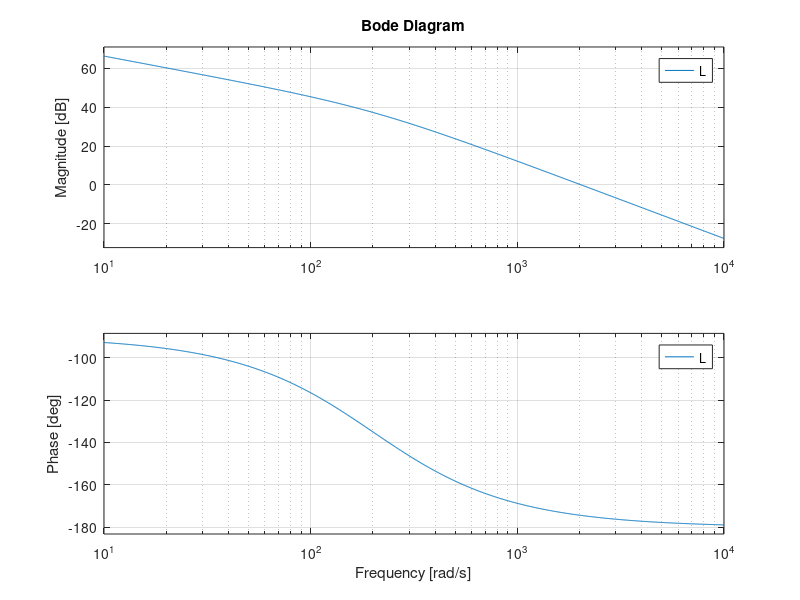
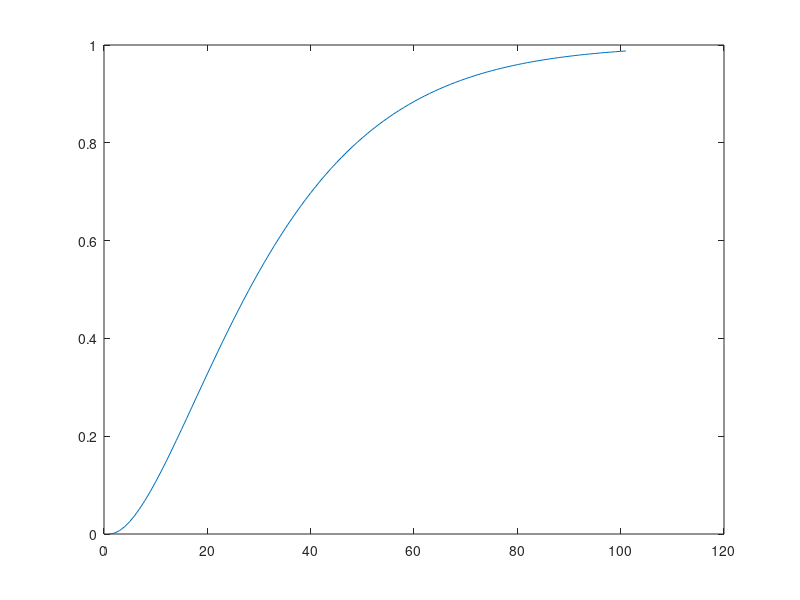

The MATLAB script that drew these images, in order:
%% LOOP SHAPING e SINTESI REGOLATORE
clear all;
close all;
clc;

T_a_5 = 0.03;
S = 0.02;
mu = 399;

xi = (abs(log(S)))/(sqrt(pi^2+log(S)^2))+0.2;
omega_c = 3/(xi*T_a_5);

s = tf('s');
F = 1/(1+2*xi*s/omega_c + s^2/omega_c^2);
L=mu*F/(1-F);
figure
hold on;
omega_min = 1;
omega_plot_min = 1e-1;
omega_plot_max = 1e3;
x_wc = [omega_plot_min; omega_plot_min; omega_c; omega_c];
y_wc = [-60; 0; 0; -60];
x_d = [omega_plot_min; omega_plot_min; 0.5; 0.5];
y_d = [40; 0; 0; 40];
x_n = [1e5; 1e5; 5e6; 5e6];
y_n = [-63; 200; 200; -63];
patch(x_wc, y_wc, 'r', 'FaceAlpha', 0.1);
hold on;
patch(x_d, y_d, 'r', 'FaceAlpha', 0.1);
hold on;
patch(x_n, y_n, 'r', 'FaceAlpha', 0.1);
bode(L);

figure;
YY_w = step(F);
%YY_d = step(1/(1+L));
%YY = YY_w + YY_d;
plot(YY_w);